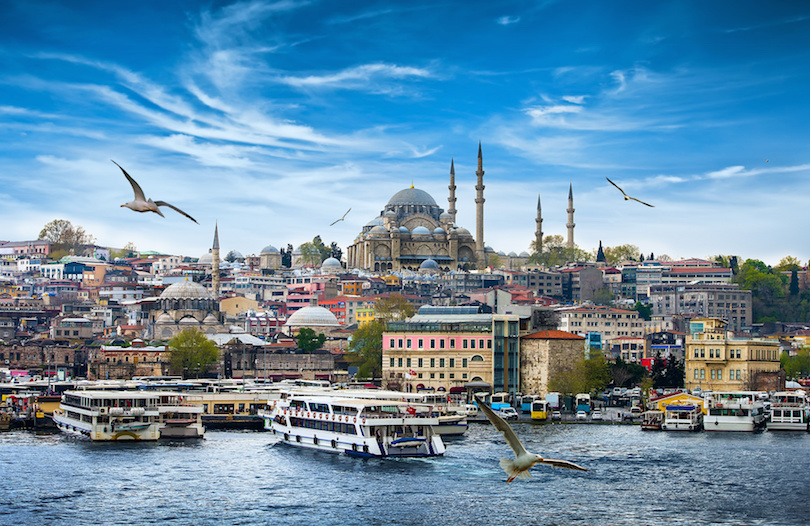
#> input picture Digital_Image_Processing/HW1/istanbul.jpg, 810 x 526 px
$ python affine_transformation.py
#> lines starting #> are read from the running program, lines starting #| are printed output that depends on the picture; long printed decimals are rounded
import cv2
import numpy as np

# Scale Matrix
def scale_matrix(scale_x, scale_y):
    return np.array([[scale_x, 0, 0],
                     [0, scale_y, 0],
                     [0, 0, 1]], dtype=np.float32)

# Rotate Matrix
def rotate_matrix(angle_degrees, center_x, center_y):
    angle_radians = np.radians(angle_degrees)
    cos_a = np.cos(angle_radians)
    sin_a = np.sin(angle_radians)

    return np.array([[cos_a, -sin_a, center_x * (1 - cos_a) + center_y * sin_a],
                     [sin_a, cos_a, center_y * (1 - cos_a) - center_x * sin_a],
                     [0, 0, 1]], dtype=np.float32)

# Horizontal Shear Matrix
def horizontal_shear_matrix(shear_factor):
    return np.array([[1, shear_factor, 0],
                     [0, 1, 0],
                     [0, 0, 1]], dtype=np.float32)

# Zoom Matrix
def zoom_matrix(zoom_factor):
    return np.array([[zoom_factor, 0, 0],
                     [0, zoom_factor, 0],
                     [0, 0, 1]], dtype=np.float32)

# Combine Transformations into Affine Transformation Matrix
def affine_transformation_matrix(scale_x, scale_y, angle, shear_factor, zoom_factor, center_x, center_y):
    scale_mat = scale_matrix(scale_x, scale_y)
    rotate_mat = rotate_matrix(angle, center_x, center_y)
    shear_mat = horizontal_shear_matrix(shear_factor)
    zoom_mat = zoom_matrix(zoom_factor)

    # Order of matrices: Scale -> Rotate -> Shear -> Zoom
    affine_matrix = shear_mat @ rotate_mat @ scale_mat @ zoom_mat
    return affine_matrix

# Forward Mapping
def forward_mapping(image, transformation_matrix):
    height, width = image.shape[:2]
    transformed_image = np.zeros_like(image)

    for y in range(height):
        for x in range(width):
            original_pos = np.array([x, y, 1], dtype=np.float32)
            new_pos = transformation_matrix @ original_pos
            new_x, new_y = int(new_pos[0]), int(new_pos[1])

            if 0 <= new_x < width and 0 <= new_y < height:
                transformed_image[new_y, new_x] = image[y, x]

    return transformed_image


def backward_mapping(image, transformation_matrix):
    height, width = image.shape[:2]

    transformed_image = np.zeros_like(image)

    for y in range(height):
        for x in range(width):
            new_pos = np.array([x, y, 1], dtype=np.float32)

            original_pos = np.linalg.inv(transformation_matrix) @ new_pos
            original_x, original_y = int(original_pos[0]), int(original_pos[1])

            if 0 <= original_x < width and 0 <= original_y < height:
                transformed_image[y, x] = image[original_y, original_x]

    return transformed_image


def bilinear_interpolation(image, x, y):
    x1 = int(np.floor(x))
    x2 = int(np.ceil(x))
    y1 = int(np.floor(y))
    y2 = int(np.ceil(y))

    height, width = image.shape[:2]

    if x1 < 0 or x2 < 0 or y1 < 0 or x1 >= width or x2 >= width or y1 >= height or y2 >= height:
        return [0, 0, 0]

    I11 = image[y1, x1]
    I21 = image[y1, x2]
    I12 = image[y2, x1]
    I22 = image[y2, x2]
    #Interpolation calculations
    f_x1 = (x2 - x) * I11 + (x - x1) * I21
    f_x2 = (x2 - x) * I12 + (x - x1) * I22
    value = (y2 - y) * f_x1 + (y - y1) * f_x2

    return value

def backward_mapping_bilinear(image, transformation_matrix):
    height, width = image.shape[:2]

    transformed_image = np.zeros_like(image)

    for y in range(height):
        for x in range(width):
            new_pos = np.array([x, y, 1], dtype=np.float32)

            original_pos = np.linalg.inv(transformation_matrix) @ new_pos
            original_x, original_y = original_pos[0], original_pos[1]

            transformed_image[y, x] = bilinear_interpolation(image, original_x, original_y)

    return transformed_image


def main():

    scale_x, scale_y = 1.0, 1.0
    angle = 60
    shear_factor = 1.4
    zoom_factor = 1.4


    image = cv2.imread("istanbul.jpg")
#> image is the input picture: shape (526, 810, 3); mean B, G, R 166.8, 142, 104.8
    center_x, center_y = image.shape[1] / 2, image.shape[0] / 2
#> center_x = 405; center_y = 263


    affine_matrix = affine_transformation_matrix(scale_x, scale_y, angle, shear_factor, zoom_factor, center_x, center_y)
    print("Affine Transformation Matrix:\n", affine_matrix)
#| Affine Transformation Matrix:
#|  [[   2.397    -0.2324  123.328   ]
#|  [   1.212     0.7        -219.2403    ]
#|  [   0.            0.            1.        ]]


    transformed_image1 = forward_mapping(image, affine_matrix)
#> after the loop in forward_mapping, `for y in range(height):`:
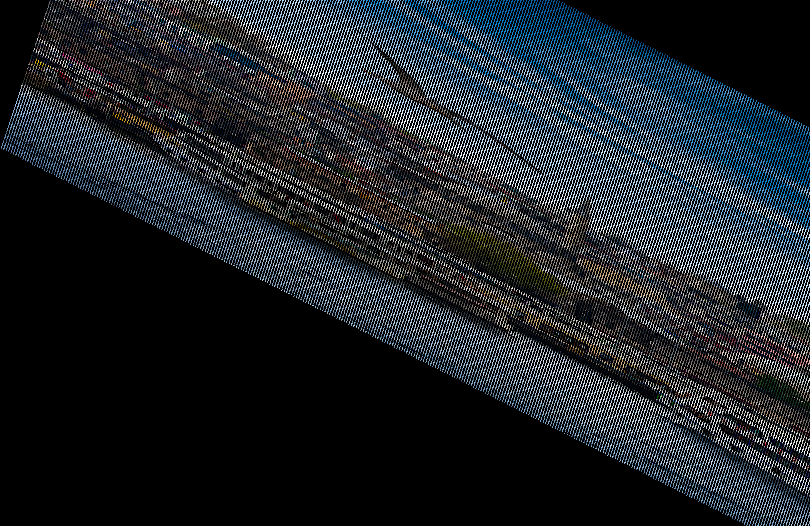
#> transformed_image: shape (526, 810, 3); mean B, G, R 41.4, 36.9, 31.3
    transformed_image2 = backward_mapping(image, affine_matrix)
#> after the loop in backward_mapping, `for y in range(height):`:
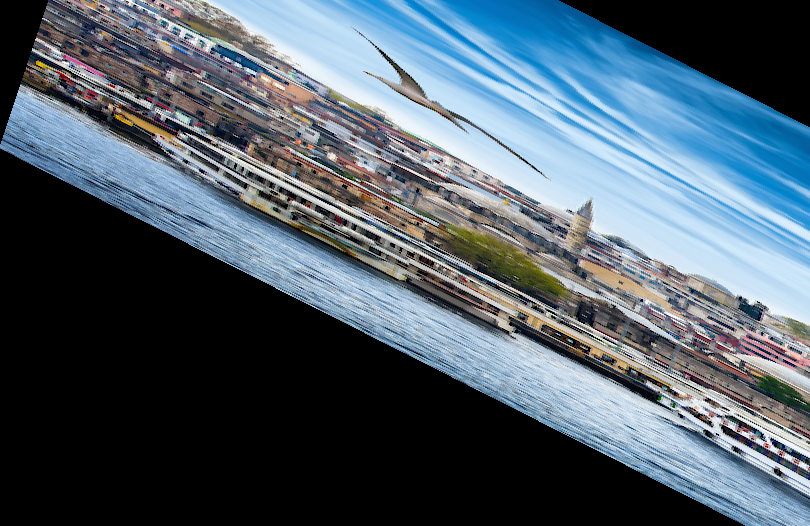
#> transformed_image: shape (526, 810, 3); mean B, G, R 105.6, 94.1, 79.9
    transformed_image3 = backward_mapping_bilinear(image, affine_matrix)
#> the loop in backward_mapping_bilinear, `for y in range(height):` made 526 passes
#> after the loop in backward_mapping_bilinear, `for y in range(height):`:
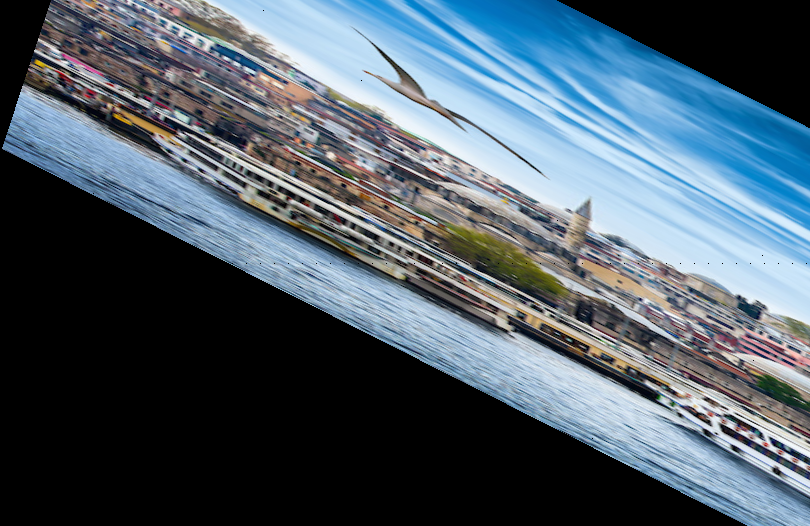
#> transformed_image: shape (526, 810, 3); mean B, G, R 104.9, 93.5, 79.3


    cv2.imshow("Original Image", image)
    cv2.imshow("Transformed Image with Forward Mapping", transformed_image1)
    cv2.imshow("Transformed Image with Backward Mapping", transformed_image2)
    cv2.imshow("Transformed Image with Backward Mapping Bilinear Interpolation", transformed_image3)
    cv2.waitKey(0)
    cv2.destroyAllWindows()


if __name__ == "__main__":
    main()
